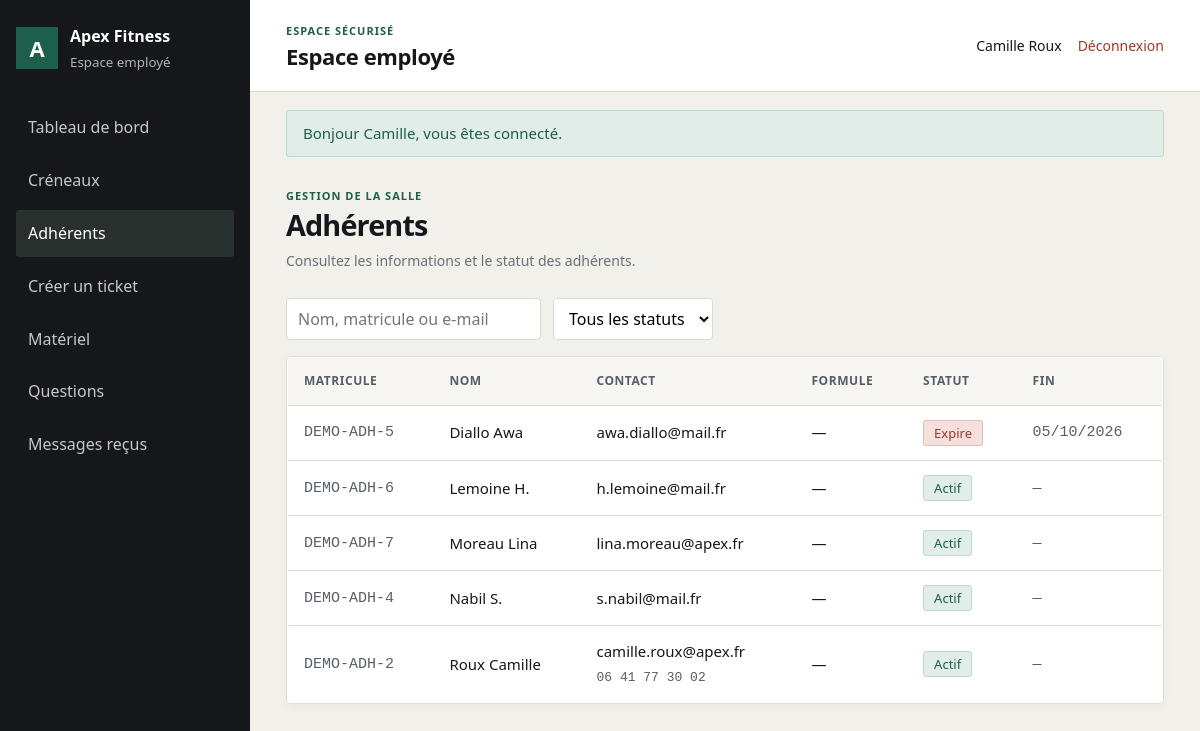
Page /index.php?route=employe/espace.php&onglet=adherents (signed in) on the committed database.
### tables this page shows
CREATE TABLE utilisateur (
  NumUsers           INT AUTO_INCREMENT PRIMARY KEY,
  nomUsers           VARCHAR(60)  NOT NULL,
  prenomUsers        VARCHAR(60)  NOT NULL,
  mailUsers          VARCHAR(150) NOT NULL UNIQUE,
  telUsers           VARCHAR(20),
  passwordUsers      VARCHAR(255) NOT NULL,
  Date_CreationUsers DATETIME NOT NULL DEFAULT CURRENT_TIMESTAMP
);

CREATE TABLE adherent (
  NumUsers            INT PRIMARY KEY,
  matriculeadh        VARCHAR(20) NOT NULL UNIQUE,
  Date_inscriptionadh DATE NOT NULL,
  Date_finadh         DATE,
  FOREIGN KEY (NumUsers) REFERENCES utilisateur(NumUsers) ON DELETE CASCADE
);

### public/index.php (called while the page is built, shortened)
<?php
require_once __DIR__ . '/../config/function.php';
$requestPath = parse_url($_SERVER['REQUEST_URI'] ?? '/', PHP_URL_PATH);
$queryRoute = $_GET['route'] ?? null;
$requestPath = rawurldecode($requestPath);
$route = $queryRoute !== null ? rawurldecode($queryRoute) : trim($requestPath, '/');
$page = realpath(__DIR__ . '/' . $pages[$route]);
require $page;

### config/function.php (called while the page is built, shortened)
<?php
function db(): PDO
{
    static $pdo = null;
    if ($pdo === null) {
        $dsn = sprintf('mysql:host=%s;port=%d;dbname=%s;charset=utf8mb4', DB_HOST, DB_PORT, DB_NAME);
        try {
            $pdo = new PDO($dsn, DB_USER, DB_PASS, [
                PDO::ATTR_ERRMODE => PDO::ERRMODE_EXCEPTION,
                PDO::ATTR_DEFAULT_FETCH_MODE => PDO::FETCH_ASSOC,
                PDO::ATTR_EMULATE_PREPARES => false,
            ]);
        } catch (PDOException $exception) {
            http_response_code(500);
            exit('Connexion à la base impossible. Vérifiez config/config.php. Détail : ' . $exception->getMessage());
        }
    }
    return $pdo;
}
function e(?string $value): string
{
    return htmlspecialchars((string) $value, ENT_QUOTES | ENT_SUBSTITUTE, 'UTF-8');
}
function url(string $path): string
{
    $base = APP_BASE;
    if ($base === '') {
        $publicRoot = realpath(__DIR__ . '/../public');
        $webRoot = isset($_SERVER['DOCUMENT_ROOT']) ? realpath($_SERVER['DOCUMENT_ROOT']) : false;
        if ($publicRoot !== false && $webRoot !== false) {
            $webRoot = rtrim($webRoot, DIRECTORY_SEPARATOR);
        }
    }
    $base = rtrim($base, '/');
    $urlParts = parse_url($path);
    $route = ltrim($urlParts['path'] ?? '', '/');
    $query = [];
    if (isset($urlParts['query'])) {
        parse_str($urlParts['query'], $query);
    }
    if ($route === '') {
        return $base . '/';
    }
    if (str_starts_with($route, 'assets/')) {
        $assetUrl = $base . '/' . $route;
        return $assetUrl . (isset($urlParts['query']) ? '?' . $urlParts['query'] : '');
    }
    return $base . '/index.php?' . http_build_query(['route' => $route] + $query);
}
function flashs(): array
{
    $messages = $_SESSION['flash'] ?? [];
    return $messages;
}
function dateFr(?string $date, bool $withTime = false): string
{
    if (!$date) {
        return '&mdash;';
    }
    return date($withTime ? 'd/m/Y \a\ H\hi' : 'd/m/Y', strtotime($date));
}
function connecte(): bool
{
    return isset($_SESSION['user']);
}
function utilisateur(): ?array
{
    return $_SESSION['user'] ?? null;
}
function a_role(string $role): bool
{
    return connecte() && in_array($role, $_SESSION['user']['roles'], true);
}
function fonction_employe(?int $numUsers = null): ?string
{
    $numUsers ??= (int) utilisateur()['NumUsers'];
    $query = db()->prepare(
        'SELECT f.libellefonc
         FROM employe e JOIN fonction f ON f.Numfonc = e.Numfonc
         WHERE e.NumUsers = ?'
    );
    $query->execute([$numUsers]);
    return $query->fetchColumn() ?: null;
}
function est_technicien_maintenance(): bool
{
    return a_role('EMPLOYE') && fonction_employe() === 'Technicien maintenance';
}

### employe/espace.php (the view, shortened to what this page needs)
<?php
require_once __DIR__ . '/../config/function.php';
$onglet = $_GET['onglet'] ?? 'tableau';
$pdo    = db();
$maintenance = est_technicien_maintenance();
$pdo->exec(
  'CREATE TABLE IF NOT EXISTS intervention (
    Numintervention INT AUTO_INCREMENT PRIMARY KEY,
    date_intervention DATETIME NOT NULL DEFAULT CURRENT_TIMESTAMP,
    commentaire TEXT NULL,
    Nummaint INT NOT NULL,
    NumUsers INT NOT NULL,
    Numstatut INT NOT NULL,
    FOREIGN KEY (Nummaint) REFERENCES demande_maintenance(Nummaint) ON DELETE CASCADE,
    FOREIGN KEY (NumUsers) REFERENCES employe(NumUsers),
    FOREIGN KEY (Numstatut) REFERENCES statut_maintenance(Numstatut)
  ) ENGINE=InnoDB'
);
$stats = [
    'adherents' => (int) $pdo->query(
    "SELECT COUNT(*) FROM adherent WHERE Date_finadh IS NULL OR Date_finadh >= CURDATE()"
  )->fetchColumn(),
    'reservations' => (int) $pdo->query(
        "SELECT COUNT(*) FROM reservation r JOIN activite a ON a.Numactivite=r.Numactivite
         WHERE DATE(a.date_heure_debut)=CURDATE() AND r.statut_reservation<>'Annulee'"
    )->fetchColumn(),
    'creneaux' => (int) $pdo->query(
        'SELECT COUNT(*) FROM activite WHERE DATE(date_heure_debut)=CURDATE()'
    )->fetchColumn(),
    'dispo' => (int) $pdo->query(
        "SELECT COUNT(*) FROM equipement e JOIN statut s ON s.Numstatut=e.Numstatut WHERE s.libelle_statut='Disponible'")->fetchColumn(),
    'maint' => (int) $pdo->query(
        "SELECT COUNT(*) FROM equipement e JOIN statut s ON s.Numstatut=e.Numstatut WHERE s.libelle_statut='Maintenance'")->fetchColumn(),
    'hs' => (int) $pdo->query(
        "SELECT COUNT(*) FROM equipement e JOIN statut s ON s.Numstatut=e.Numstatut WHERE s.libelle_statut='Hors service'")->fetchColumn(),
];
$remplissage = $pdo->query(
  "SELECT a.*, a.titre AS libelleact,
      (SELECT COUNT(*) FROM reservation r
       WHERE r.Numactivite = a.Numactivite AND r.statut_reservation <> 'Annulee') AS places_prises
   FROM activite a
   WHERE DATE(a.date_heure_debut) = CURDATE()
   ORDER BY a.date_heure_debut"
)->fetchAll();
$adherents = $pdo->query(
  "SELECT ad.*, u.nomUsers, u.prenomUsers, u.mailUsers, u.telUsers,
      CASE WHEN ad.Date_finadh IS NULL OR ad.Date_finadh >= CURDATE()
         THEN 'Actif' ELSE 'Expire' END AS statut_adherent,
      (SELECT abo.libelle_abo
       FROM souscrire su
       JOIN abonnement abo ON abo.Numabo = su.Numabo
       WHERE su.NumUsers = ad.NumUsers AND su.statut_souscription = 'En cours'
       ORDER BY su.date_debut DESC LIMIT 1) AS libelle_abo
   FROM adherent ad
   JOIN utilisateur u ON u.NumUsers = ad.NumUsers
   ORDER BY u.nomUsers, u.prenomUsers"
)->fetchAll();
$employeUser = utilisateur();
$flashMessages = flashs();
$titresOnglets = [
  'tableau' => 'Tableau de bord',
  'creneaux' => 'Créneaux',
  'adherents' => 'Adhérents',
  'creer-ticket' => 'Créer un ticket',
  'materiel' => 'Matériel',
  'maintenance' => 'Gestion des tickets',
  'faq' => 'Questions',
  'messages' => 'Messages reçus',
];
?>
<!DOCTYPE html>
<html lang="fr">
<head>
  <link rel="stylesheet" href="<?= e(url('assets/css/style.css')) ?>">
  <link rel="stylesheet" href="<?= e(url('assets/css/pages/admin.css')) ?>">
</head>
<body class="admin-page employee-page">
<div class="admin-shell">
  <aside class="admin-sidebar">
    <a class="admin-brand" href="<?= e(url('employe/espace.php?onglet=' . ($maintenance ? 'maintenance' : 'tableau'))) ?>">
      <span class="admin-brand-mark">A</span>
      <span><strong>Apex Fitness</strong><small><?= $maintenance ? 'Maintenance' : 'Espace employé' ?></small></span>
    </a>
    <nav class="admin-navigation" aria-label="<?= $maintenance ? 'Menu maintenance' : 'Menu employé' ?>">
      <?php foreach ($titresOnglets as $cle => $lib): ?>
        <?php if (($maintenance && $cle !== 'maintenance') || (!$maintenance && $cle === 'maintenance')) continue; ?>
        <a href="<?= e(url('employe/espace.php?onglet=' . $cle)) ?>" <?= $onglet === $cle ? 'aria-current="page"' : '' ?>><?= e($lib) ?></a>
      <?php endforeach; ?>
    </nav>
  </aside>
  <div class="admin-main">
    <div class="admin-topbar">
      <div>
        <p class="admin-eyebrow">ESPACE SÉCURISÉ</p>
        <h1><?= $maintenance ? 'Maintenance' : 'Espace employé' ?></h1>
      </div>
      <div class="admin-account">
        <span><?= e(($employeUser['prenomUsers'] ?? '') . ' ' . ($employeUser['nomUsers'] ?? '')) ?></span>
        <a href="<?= e(url('utilisateur/deconnexion.php')) ?>">Déconnexion</a>
      </div>
    </div>
    <?php if ($flashMessages): ?>
      <div class="admin-flashes">
        <?php foreach ($flashMessages as $message): ?>
          <p class="flash flash-<?= e($message['type']) ?>"><?= e($message['message']) ?></p>
        <?php endforeach; ?>
      </div>
    <?php endif; ?>
    <main class="admin-content">
      <div class="admin-heading">
        <div>
          <p class="admin-eyebrow"><?= $maintenance ? 'SUIVI DES INTERVENTIONS' : 'GESTION DE LA SALLE' ?></p>
          <h2><?= e($titresOnglets[$onglet] ?? 'Espace employé') ?></h2>
          <p class="employee-page-description"><?= e([
            'tableau' => 'Retrouvez en un coup d’œil les indicateurs et l’activité du club aujourd’hui.',
            'creneaux' => 'Planifiez les séances et consultez leur occupation.',
            'adherents' => 'Consultez les informations et le statut des adhérents.',
            'creer-ticket' => 'Signalez un problème matériel à l’équipe de maintenance.',
            'materiel' => 'Consultez l’inventaire et suivez les tickets que vous avez signalés.',
            'maintenance' => 'Suivez les demandes et consignez chaque intervention.',
            'faq' => 'Répondez aux questions et gérez les contenus de la FAQ.',
            'messages' => 'Consultez les échanges et répondez aux adhérents.',
          ][$onglet] ?? '') ?></p>
        </div>
      </div>
<?php if ($onglet === 'tableau'): ?>
  <div class="compteurs">
    <div class="compteur"><div class="v"><?= $stats['adherents'] ?></div><div class="k">adhérents actifs</div></div>
    <div class="compteur"><div class="v"><?= $stats['reservations'] ?></div><div class="k">réservations aujourd'hui</div></div>
    <div class="compteur"><div class="v"><?= $stats['creneaux'] ?></div><div class="k">créneaux aujourd'hui</div></div>
    <div class="compteur"><div class="v"><?= $stats['dispo'] ?></div><div class="k">matériel disponible</div></div>
    <div class="compteur warn"><div class="v"><?= $stats['maint'] ?></div><div class="k">en maintenance</div></div>
    <div class="compteur bad"><div class="v"><?= $stats['hs'] ?></div><div class="k">hors service</div></div>
  </div>
  <div class="barres">
    <h2 style="font-size:17px">Taux de remplissage du jour</h2>
    <?php if (!$remplissage): ?>
      <p class="muted">Aucun créneau programmé aujourd'hui.</p>
    <?php else: foreach ($remplissage as $r):
        $pct = $r['capacite_max'] > 0 ? round($r['places_prises'] / $r['capacite_max'] * 100) : 0; ?>
      <div class="barre">
        <span><?= e($r['libelleact']) ?></span>
        <span class="piste"><span class="part" style="width:<?= $pct ?>%"></span></span>
        <span class="n"><?= (int) $r['places_prises'] ?>/<?= (int) $r['capacite_max'] ?></span>
      </div>
    <?php endforeach; endif; ?>
  </div>
<?php elseif ($onglet === 'adherents'): ?>
  <div class="barre-outils">
    <input type="search" data-filtre="#t-adherents" placeholder="Nom, matricule ou e-mail" aria-label="Rechercher un adhérent">
    <select data-filtre="#t-adherents" data-colonne="4" aria-label="Filtrer par statut">
      <option value="">Tous les statuts</option>
    </select>
  </div>
  <div class="table-scroll">
    <table class="tableau" id="t-adherents">
      <thead><tr><th>Matricule</th><th>Nom</th><th>Contact</th><th>Formule</th><th>Statut</th><th>Fin</th></tr></thead>
      <tbody>
      <?php foreach ($adherents as $a):
          $cls = $a['statut_adherent'] === 'Actif' ? 'tag-ok'
               : ($a['statut_adherent'] === 'Suspendu' ? 'tag-warn' : 'tag-bad'); ?>
        <tr>
          <td class="mono"><?= e($a['matriculeadh']) ?></td>
          <td><?= e($a['nomUsers'] . ' ' . $a['prenomUsers']) ?></td>
          <td><?= e($a['mailUsers']) ?><br><span class="mono"><?= e($a['telUsers']) ?></span></td>
          <td><?= e($a['libelle_abo'] ?? '—') ?></td>
          <td><span class="tag <?= $cls ?>"><?= e($a['statut_adherent']) ?></span></td>
          <td class="mono"><?= dateFr($a['Date_finadh']) ?></td>
        </tr>
      <?php endforeach; ?>
      </tbody>
    </table>
  </div>
<?php elseif ($onglet === 'creneaux'): ?>
  <?php $mode = 'employe'; require __DIR__ . '/../planning/view/planning.php'; ?>
<?php elseif ($onglet === 'messages'): ?>
  <?php require __DIR__ . '/../message_contact/view/admin-messages.php'; ?>
<?php endif; ?>
    </main>
  </div>
</div>
</body>
</html>

### public/assets/css/style.css (style rules this page uses)
:root { --ink:#15171B; --ink-soft:#585F68; --canvas:#F1F0EB; --surface:#FFFFFF; --line:#DCDAD2; --green:#1E5F4B; --green-soft:#E1EDE8; --amber:#8E6410; --amber-soft:#F7EDD6; --rust:#9B3A2B; --rust-soft:#F5E0DC; --radius:3px; }
* { box-sizing:border-box }
html { scroll-behavior:smooth }
body { margin:0;background:var(--canvas);color:var(--ink); font-family:system-ui,-apple-system,"Segoe UI",Roboto,Helvetica,Arial,sans-serif; font-size:16px;line-height:1.55;font-variant-numeric:tabular-nums; }
a { color:var(--green) }
h1,h2,h3 { letter-spacing:-.018em;line-height:1.2;margin:0 0 10px }
h1 { font-size:34px }
h2 { font-size:24px }
p { margin:0 0 12px }
.mono { font-family:ui-monospace,SFMono-Regular,Menlo,monospace;font-size:13px;color:var(--ink-soft) }
.flash { padding:11px 16px;border-radius:var(--radius);border:1px solid;margin:0 0 8px;font-size:15px }
.flash-succes { background:var(--green-soft);border-color:#BFD9CE;color:var(--green) }
.tag { display:inline-block;padding:2px 10px;border-radius:var(--radius);font-size:13px;border:1px solid transparent }
.tag-ok { background:var(--green-soft);color:var(--green);border-color:#BFD9CE }
.tag-bad { background:var(--rust-soft);color:var(--rust);border-color:#E0BEB7 }
.tableau { width:100%;border-collapse:collapse;background:var(--surface); border:1px solid var(--line);border-radius:var(--radius);overflow:hidden }
.tableau th,.tableau td { text-align:left;padding:11px 14px;border-bottom:1px solid var(--line);font-size:15px;vertical-align:middle }
.tableau th { background:#F7F6F2;font-size:13.5px;color:var(--ink-soft);font-weight:600 }
.tableau tbody tr:last-child td { border-bottom:0 }
.table-scroll { overflow-x:auto }
.barre-outils { display:flex;gap:10px;flex-wrap:wrap;margin-bottom:16px }
.barre-outils input,.barre-outils select { font:inherit;padding:8px 11px;border:1px solid var(--line); border-radius:var(--radius);background:#fff }
.barre-outils input[type="search"] { min-width:250px }

### rows in the picture
utilisateur: prenomUsers+nomUsers "Camille Roux"
adherent: matriculeadh "DEMO-ADH-5", NumUsers.prenomUsers "Diallo Awa", NumUsers.mailUsers "awa.diallo@mail.fr", libelle_abo "—", statut_adherent "Expire", Date_finadh "05/10/2026"
adherent: matriculeadh "DEMO-ADH-6", NumUsers.prenomUsers "Lemoine H.", NumUsers.mailUsers "h.lemoine@mail.fr", libelle_abo "—", statut_adherent "Actif", Date_finadh "—"
adherent: matriculeadh "DEMO-ADH-7", NumUsers.prenomUsers "Moreau Lina", NumUsers.mailUsers "lina.moreau@apex.fr", libelle_abo "—", statut_adherent "Actif", Date_finadh "—"
adherent: matriculeadh "DEMO-ADH-4", NumUsers.prenomUsers "Nabil S.", NumUsers.mailUsers "s.nabil@mail.fr", libelle_abo "—", statut_adherent "Actif", Date_finadh "—"
adherent: matriculeadh "DEMO-ADH-2", NumUsers.prenomUsers "Roux Camille", NumUsers.mailUsers "camille.roux@apex.fr", NumUsers.telUsers "06 41 77 30 02", libelle_abo "—", statut_adherent "Actif", Date_finadh "—"

### other values in the picture
$lib "Tableau de bord"
$lib "Créneaux"
$lib "Adhérents"
$lib "Créer un ticket"
$lib "Matériel"
$lib "Questions"
$lib "Messages reçus"
$message['message'] "Bonjour Camille, vous êtes connecté."
$titresOnglets[$onglet] "Adhérents"
